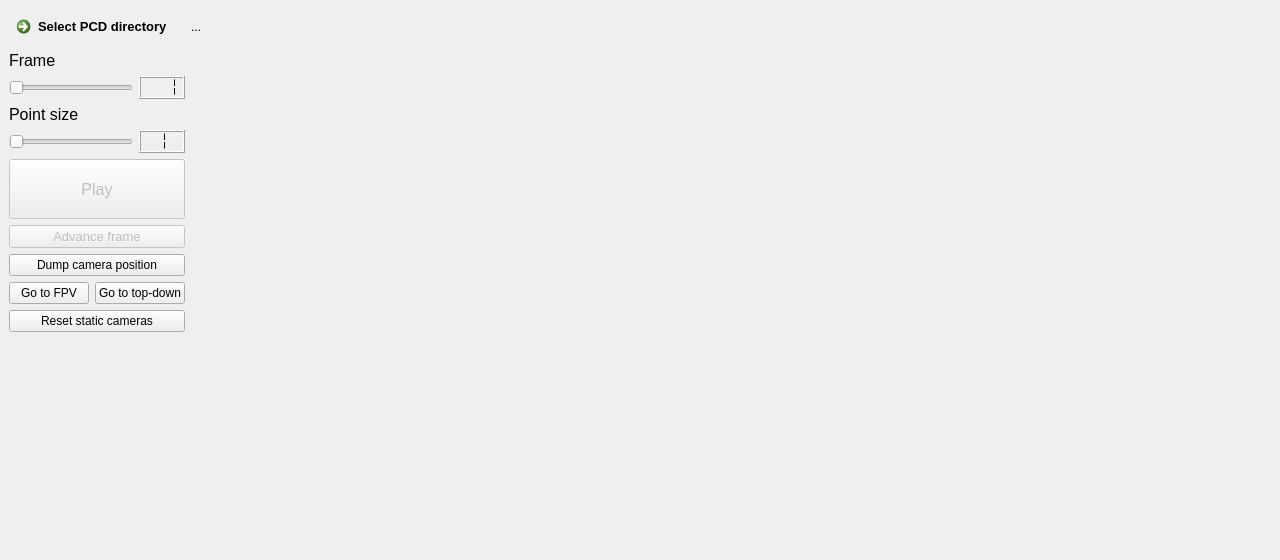
<?xml version="1.0" encoding="UTF-8"?>
<ui version="4.0">
 <class>PCLViewer</class>
 <widget class="QMainWindow" name="PCLViewer">
  <property name="geometry">
   <rect>
    <x>0</x>
    <y>0</y>
    <width>1280</width>
    <height>560</height>
   </rect>
  </property>
  <property name="minimumSize">
   <size>
    <width>0</width>
    <height>0</height>
   </size>
  </property>
  <property name="maximumSize">
   <size>
    <width>5000</width>
    <height>5000</height>
   </size>
  </property>
  <property name="windowTitle">
   <string>PCLViewer</string>
  </property>
  <widget class="QWidget" name="centralwidget">
   <layout class="QGridLayout" name="gridLayout" rowstretch="0,1" columnstretch="0,1" rowminimumheight="0,480" columnminimumwidth="0,960">
    <item row="1" column="0">
     <layout class="QGridLayout" name="mainControlGrid" rowstretch="0,0,1" rowminimumheight="0,0,0">
      <item row="1" column="0">
       <layout class="QGridLayout" name="controlButtonGrid" rowminimumheight="60,0,0,0,0">
        <item row="0" column="0" colspan="2">
         <widget class="QPushButton" name="playPauseButton">
          <property name="enabled">
           <bool>false</bool>
          </property>
          <property name="sizePolicy">
           <sizepolicy hsizetype="Minimum" vsizetype="Fixed">
            <horstretch>0</horstretch>
            <verstretch>0</verstretch>
           </sizepolicy>
          </property>
          <property name="minimumSize">
           <size>
            <width>0</width>
            <height>60</height>
           </size>
          </property>
          <property name="font">
           <font>
            <pointsize>12</pointsize>
           </font>
          </property>
          <property name="text">
           <string>Play</string>
          </property>
          <property name="iconSize">
           <size>
            <width>48</width>
            <height>48</height>
           </size>
          </property>
         </widget>
        </item>
        <item row="1" column="0" colspan="2">
         <widget class="QPushButton" name="advanceFrameButton">
          <property name="enabled">
           <bool>false</bool>
          </property>
          <property name="font">
           <font>
            <pointsize>10</pointsize>
           </font>
          </property>
          <property name="text">
           <string>Advance frame</string>
          </property>
          <property name="iconSize">
           <size>
            <width>48</width>
            <height>48</height>
           </size>
          </property>
         </widget>
        </item>
        <item row="4" column="0" colspan="2">
         <widget class="QPushButton" name="resetCamerasButton">
          <property name="text">
           <string>Reset static cameras</string>
          </property>
         </widget>
        </item>
        <item row="3" column="0">
         <widget class="QPushButton" name="toFPVButton">
          <property name="text">
           <string>Go to FPV</string>
          </property>
         </widget>
        </item>
        <item row="2" column="0" colspan="2">
         <widget class="QPushButton" name="dumpCameraPositionButton">
          <property name="text">
           <string>Dump camera position</string>
          </property>
         </widget>
        </item>
        <item row="3" column="1">
         <widget class="QPushButton" name="toTopDownButton">
          <property name="text">
           <string>Go to top-down</string>
          </property>
         </widget>
        </item>
       </layout>
      </item>
      <item row="0" column="0">
       <layout class="QGridLayout" name="sliderGrid">
        <item row="1" column="1">
         <widget class="QLCDNumber" name="frameLCDNumber">
          <property name="digitCount">
           <number>3</number>
          </property>
          <property name="segmentStyle">
           <enum>QLCDNumber::Flat</enum>
          </property>
          <property name="intValue" stdset="0">
           <number>1</number>
          </property>
         </widget>
        </item>
        <item row="3" column="1">
         <widget class="QLCDNumber" name="pointSizeLCDNumber">
          <property name="digitCount">
           <number>1</number>
          </property>
          <property name="segmentStyle">
           <enum>QLCDNumber::Flat</enum>
          </property>
          <property name="intValue" stdset="0">
           <number>1</number>
          </property>
         </widget>
        </item>
        <item row="1" column="0">
         <widget class="QSlider" name="frameSlider">
          <property name="enabled">
           <bool>false</bool>
          </property>
          <property name="minimum">
           <number>1</number>
          </property>
          <property name="maximum">
           <number>200</number>
          </property>
          <property name="value">
           <number>1</number>
          </property>
          <property name="orientation">
           <enum>Qt::Horizontal</enum>
          </property>
         </widget>
        </item>
        <item row="3" column="0">
         <widget class="QSlider" name="pointSizeSlider">
          <property name="minimum">
           <number>1</number>
          </property>
          <property name="maximum">
           <number>15</number>
          </property>
          <property name="value">
           <number>1</number>
          </property>
          <property name="orientation">
           <enum>Qt::Horizontal</enum>
          </property>
         </widget>
        </item>
        <item row="2" column="0" colspan="2">
         <widget class="QLabel" name="pointSizeLabel">
          <property name="font">
           <font>
            <pointsize>12</pointsize>
            <weight>50</weight>
            <italic>false</italic>
            <bold>false</bold>
           </font>
          </property>
          <property name="text">
           <string>Point size</string>
          </property>
         </widget>
        </item>
        <item row="0" column="0" colspan="2">
         <widget class="QLabel" name="frameLabel">
          <property name="font">
           <font>
            <pointsize>12</pointsize>
            <weight>50</weight>
            <italic>false</italic>
            <bold>false</bold>
           </font>
          </property>
          <property name="text">
           <string>Frame</string>
          </property>
         </widget>
        </item>
       </layout>
      </item>
      <item row="2" column="0">
       <widget class="QLabel" name="invisibleWidgetSpacer">
        <property name="text">
         <string></string>
        </property>
        <property name="alignment">
         <set>Qt::AlignBottom|Qt::AlignLeading|Qt::AlignLeft</set>
        </property>
       </widget>
      </item>
     </layout>
    </item>
    <item row="0" column="1">
     <widget class="QLabel" name="PCDDirLabel">
      <property name="text">
       <string>...</string>
      </property>
     </widget>
    </item>
    <item row="1" column="1">
     <widget class="QVTKWidget" name="qvtkWidget" native="true">
      <property name="sizeIncrement">
       <size>
        <width>0</width>
        <height>0</height>
       </size>
      </property>
      <property name="autoFillBackground">
       <bool>true</bool>
      </property>
     </widget>
    </item>
    <item row="0" column="0">
     <widget class="QCommandLinkButton" name="browsePCDDirButton">
      <property name="font">
       <font>
        <pointsize>10</pointsize>
       </font>
      </property>
      <property name="text">
       <string>Select PCD directory</string>
      </property>
     </widget>
    </item>
   </layout>
  </widget>
 </widget>
 <customwidgets>
  <customwidget>
   <class>QVTKWidget</class>
   <extends>QWidget</extends>
   <header>QVTKWidget.h</header>
  </customwidget>
 </customwidgets>
 <resources/>
 <connections>
  <connection>
   <sender>frameSlider</sender>
   <signal>sliderMoved(int)</signal>
   <receiver>frameLCDNumber</receiver>
   <slot>display(int)</slot>
   <hints>
    <hint type="sourcelabel">
     <x>136</x>
     <y>111</y>
    </hint>
    <hint type="destinationlabel">
     <x>222</x>
     <y>115</y>
    </hint>
   </hints>
  </connection>
  <connection>
   <sender>pointSizeSlider</sender>
   <signal>sliderMoved(int)</signal>
   <receiver>pointSizeLCDNumber</receiver>
   <slot>display(int)</slot>
   <hints>
    <hint type="sourcelabel">
     <x>136</x>
     <y>352</y>
    </hint>
    <hint type="destinationlabel">
     <x>253</x>
     <y>342</y>
    </hint>
   </hints>
  </connection>
 </connections>
</ui>
